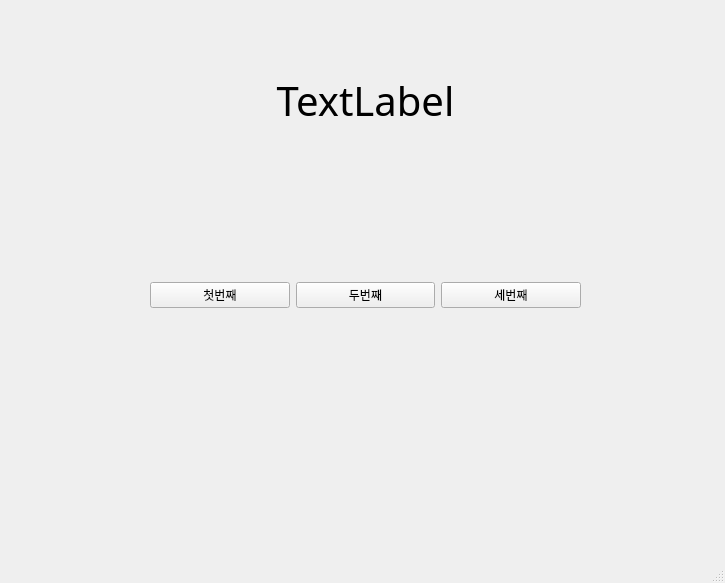
<?xml version="1.0" encoding="UTF-8"?>
<ui version="4.0">
 <class>MainWindow</class>
 <widget class="QMainWindow" name="MainWindow">
  <property name="geometry">
   <rect>
    <x>200</x>
    <y>300</y>
    <width>725</width>
    <height>583</height>
   </rect>
  </property>
  <property name="windowTitle">
   <string>MainWindow</string>
  </property>
  <widget class="QWidget" name="centralwidget">
   <widget class="QWidget" name="horizontalLayoutWidget">
    <property name="geometry">
     <rect>
      <x>150</x>
      <y>230</y>
      <width>431</width>
      <height>131</height>
     </rect>
    </property>
    <layout class="QHBoxLayout" name="horizontalLayout">
     <item>
      <widget class="QPushButton" name="pushButton">
       <property name="text">
        <string>첫번째</string>
       </property>
      </widget>
     </item>
     <item>
      <widget class="QPushButton" name="pushButton_2">
       <property name="text">
        <string>두번째</string>
       </property>
      </widget>
     </item>
     <item>
      <widget class="QPushButton" name="pushButton_3">
       <property name="text">
        <string>세번째</string>
       </property>
      </widget>
     </item>
    </layout>
   </widget>
   <widget class="QLabel" name="label">
    <property name="geometry">
     <rect>
      <x>30</x>
      <y>40</y>
      <width>671</width>
      <height>121</height>
     </rect>
    </property>
    <property name="font">
     <font>
      <family>새굴림</family>
      <pointsize>30</pointsize>
     </font>
    </property>
    <property name="text">
     <string>TextLabel</string>
    </property>
    <property name="alignment">
     <set>Qt::AlignCenter</set>
    </property>
   </widget>
  </widget>
  <widget class="QMenuBar" name="menubar">
   <property name="geometry">
    <rect>
     <x>0</x>
     <y>0</y>
     <width>725</width>
     <height>21</height>
    </rect>
   </property>
  </widget>
  <widget class="QStatusBar" name="statusbar"/>
 </widget>
 <resources/>
 <connections>
  <connection>
   <sender>pushButton</sender>
   <signal>clicked()</signal>
   <receiver>MainWindow</receiver>
   <slot>firstClick()</slot>
   <hints>
    <hint type="sourcelabel">
     <x>209</x>
     <y>317</y>
    </hint>
    <hint type="destinationlabel">
     <x>209</x>
     <y>375</y>
    </hint>
   </hints>
  </connection>
  <connection>
   <sender>pushButton_2</sender>
   <signal>clicked()</signal>
   <receiver>MainWindow</receiver>
   <slot>secondClick()</slot>
   <hints>
    <hint type="sourcelabel">
     <x>364</x>
     <y>320</y>
    </hint>
    <hint type="destinationlabel">
     <x>366</x>
     <y>374</y>
    </hint>
   </hints>
  </connection>
  <connection>
   <sender>pushButton_3</sender>
   <signal>clicked()</signal>
   <receiver>MainWindow</receiver>
   <slot>thirdClick()</slot>
   <hints>
    <hint type="sourcelabel">
     <x>510</x>
     <y>313</y>
    </hint>
    <hint type="destinationlabel">
     <x>510</x>
     <y>356</y>
    </hint>
   </hints>
  </connection>
 </connections>
 <slots>
  <slot>firstClick()</slot>
  <slot>secondClick()</slot>
  <slot>thirdClick()</slot>
 </slots>
</ui>
